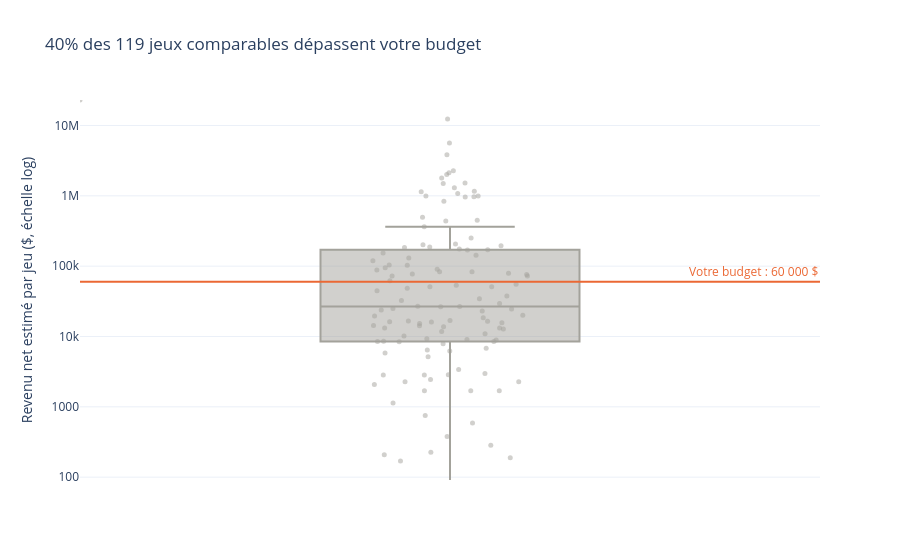

Write notebook code for a chart like this one.
### Markdown cell above
## 3. Mes chances face à mon budget

### Code cell
concept = GameConcept(FIL_ROUGE_TAGS, 15, FIL_ROUGE_BUDGET)
fig3 = revenue_distribution(concept.find_comparables(df), FIL_ROUGE_BUDGET)
fig3.show()

### Figure 1 — Plotly figure (JSON) as saved in the notebook; plotly's stock layout.template omitted (floating-point values rounded to 4 significant figures)
{"data": [{"alignmentgroup": "True", "boxpoints": "all", "hovertemplate": "<b>%{hovertext}</b><br><br>Revenu net estimé par jeu ($, échelle log)=%{y}<extra></extra>", "hovertext": ["me Igigu", "Nekokami - The Human Restoration Project", "LEGO® Builder's Journey", "Spurdo :D", "So to Speak", "PowerWash Simulator", "WonderLang Spanish", "Omurice Next Time", "Emergency Cleanup Co.", "Reel Life", "Lightsmith", "I'll be Brave, Tomorrow", "Fruitbus", "Artificer's Tower", "Escape From Mystwood Mansion", "looK INside - Chapter 1", "The Crimson Diamond", "Let's Café", "Moonlight In Garland", "gogh: Focus with Your Avatar", "Catch & Cook: Fishing Adventure", "The Sacred Acorn", "Lil Gator Game", "Nurikabe World", "Melatonin", "Paper Trail", "Wanderstop", "hololive Treasure Mountain", "Valley Peaks", "REKA", "Desktop Cat Cafe", "Harvest Island", "Garden Galaxy", "Sunset Hills", "Sticky Business", "Harvest Days: My Dream Farm", "Urban Jungle", "Nebula Flow", "Fruit Mountain", "Tiny Garden", "Love, Ghostie", "Garden Buddies", "Shave & Stuff", "All You Need is Help", "Button City", "Crab God", "Gambit Shifter", "Wildrise", "Reviver", "Cozy Grove", "Good Pizza, Great Pizza - Cooking Simulator Game", "Upstream Ante", "Yaoling: Mythical Journey", "Doors: Paradox", "Capslock", "Tempopo", "Starpuffs", "Hidden Through Time 2: Discovery", "Cozy Caravan", "Near-Mage", "Workshop Simulator VR", "Sibel's Journey", "Interior Designer", "Pixel Art Academy: Learn Mode", "Small Spaces", "Blooming Business: Casino", "MainFrames", "I Am Future: Cozy Apocalypse Survival", "A Tiny Sticker Tale", "Alba: A Wildlife Adventure", "Brewmaster: Beer Brewing Simulator", "Shrommzzz: Mushroom Foraging", "Duck Detective: The Ghost of Glamping", "KoroNeko", "Dealer's Life Legend", "Barbershop Simulator VR", "Pekoe", "Tiny Terrariums", "Pilo and the Holobook", "Primrows", "Tiny Glade", "Passing By - A Tailwind Journey", "Cosmo Cheats at Poker", "Hokko Life", "Garden of the Sea (VR)", "A Little to the Left", "Growth", "Lonesome Village", "Coffee Shop Simulator", "Nif Nif", "Little Sim World", "Hidden in my Paradise", "Tiny Witch", "Flutter Away", "Vertical Kingdom", "Firekeep", "Snufkin: Melody of Moominvalley", "Pup Champs", "Magical Bakery", "Detective Ridelle", "Aarik And The Ruined Kingdom", "Mycelium Heaven", "Best Served Cold", "Neighborhood", "Assemble with Care", "Duck Detective: The Secret Salami", "The Longest Road on Earth", "Drilbert", "May's Mysteries: The Secret of Dragonville Remastered", "Friendly Sheeps: A Cozy Simulator", "Tell Me Your Story", "Enkindle", "Terra Memoria", "Honeymancer", "Potion Wilds", "Smushi Come Home", "Simpler Times", "Everholm", "Indoorlands"], "jitter": 0.6, "legendgroup": "", "marker": {"color": "#a3a29b", "opacity": 0.5, "size": 5}, "name": "", "notched": false, "offsetgroup": "", "orientation": "v", "pointpos": 0, "showlegend": false, "type": "box", "x0": " ", "xaxis": "x", "y": [377.6, 11780.0, 1497000.0, 15680.0, 16830.0, 12370000.0, 2975.0, 8593.0, 37700.0, 188.8, 1692.0, 9283.0, 206800.0, 5155.0, 170000.0, 62060.0, 153300.0, 2869.0, 15300.0, 183600.0, 10940.0, 13220.0, 1790000.0, 14340.0, 2012000.0, 187100.0, 497500.0, 130200.0, 26850.0, 991600.0, 9061.0, 94780.0, 451000.0, 195200.0, 1164000.0, 50960.0, 88530.0, 10200.0, 72730.0, 29440.0, 174800.0, 22950.0, 14170.0, 8477.0, 55480.0, 83410.0, 8898.0, 2829.0, 26510.0, 2266000.0, 1079000.0, 283.1, 992400.0, 437700.0, 0.0, 16620.0, 169.7, 26750.0, 201400.0, 34380.0, 2266.0, 207.7, 8488.0, 79120.0, 32580.0, 82950.0, 24530.0, 1524000.0, 76390.0, 2127000.0, 363000.0, 2265.0, 171600.0, 16440.0, 53380.0, 23780.0, 44880.0, 588.9, 18410.0, 755.1, 5622000.0, 6413.0, 2455.0, 969000.0, 251400.0, 3832000.0, 50830.0, 77410.0, 2077.0, 13220.0, 142800.0, 12830.0, 16210.0, 25020.0, 48710.0, 5817.0, 1141000.0, 7916.0, 19630.0, 20090.0, 8414.0, 6790.0, 72720.0, 1133.0, 1307000.0, 961000.0, 103500.0, 3399.0, 1689.0, 2832.0, 13780.0, 1699.0, 119300.0, 6233.0, 226.6, 834900.0, 16030.0, 103100.0, 90300.0], "y0": " ", "yaxis": "y"}], "layout": {"annotations": [{"font": {"color": "#eb6834"}, "showarrow": false, "text": "Votre budget : 60 000 $", "x": 1, "xanchor": "right", "xref": "paper", "y": 4.778, "yanchor": "bottom"}], "boxgap": 0.5, "boxmode": "group", "legend": {"tracegroupgap": 0}, "shapes": [{"line": {"color": "#eb6834", "width": 2}, "type": "line", "x0": 0, "x1": 1, "xref": "x domain", "y0": 60000, "y1": 60000, "yref": "y"}], "title": {"text": "40% des 119 jeux comparables dépassent votre budget"}, "xaxis": {"anchor": "y", "domain": [0.0, 1.0]}, "yaxis": {"anchor": "x", "domain": [0.0, 1.0], "dtick": 1, "title": {"text": "Revenu net estimé par jeu ($, échelle log)"}, "type": "log"}}}
